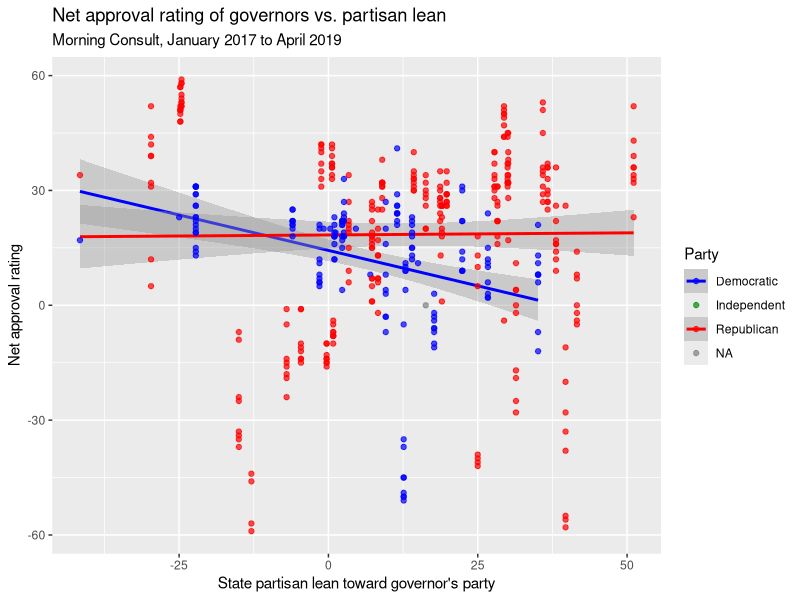
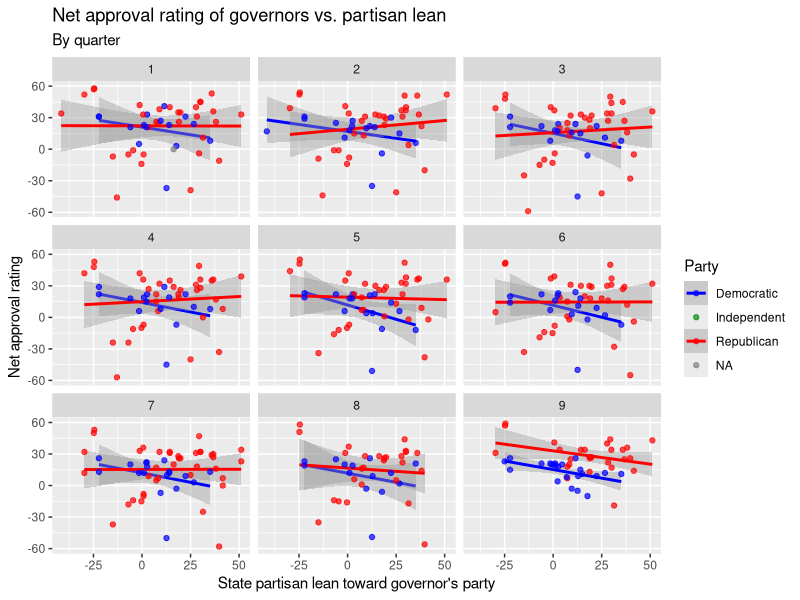
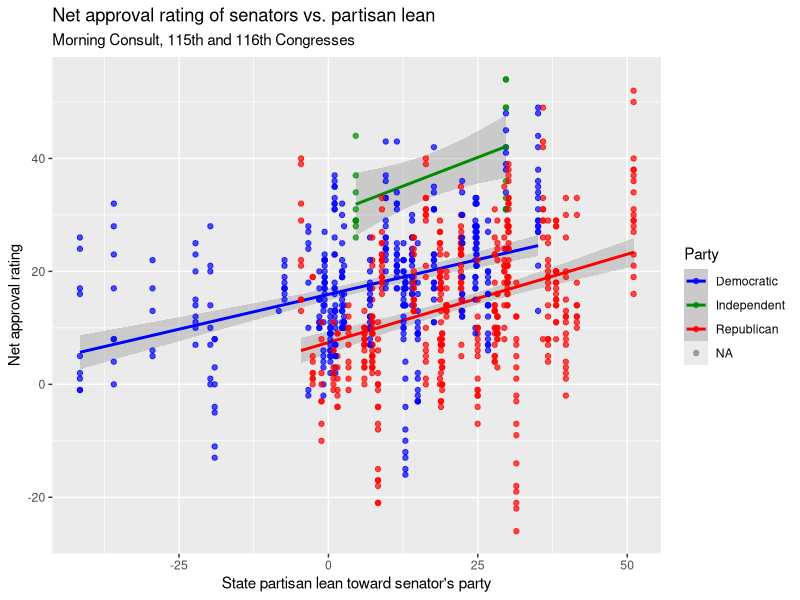
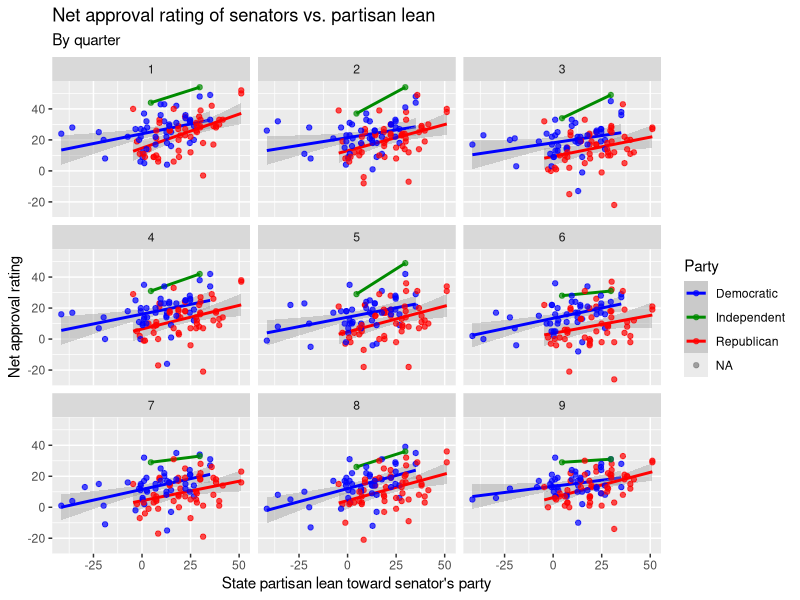

Recreate these plots in R, in order. (Note: this script raises an error after producing the figures.)
library(lme4)
library(tidyverse)

# PARG
parg_data <- read_csv("PARS-PARG/parg_data.csv") %>%
  mutate(net_of_rec = 100*net/(approve + disapprove),
         quarter = round((quarter - as.Date("2017-01-01"))/90))

parg_model <- lm(net~lean+quarter, data = parg_data)
summary(parg_model)

parg_model.int <- lm(net~lean*party, data = parg_data)
summary(parg_model.int)

parg_model <- lm(net_of_rec~lean, data = parg_data)
summary(parg_model)

parg_model.int <- lm(net_of_rec~lean*party, data = parg_data)
summary(parg_model.int)

ggplot(parg_data, aes(x = lean, y = net, col = party)) +
  geom_smooth(method = "lm") +
  geom_point(alpha = 0.7) +
  scale_colour_manual(name = "Party", values = c("D" = "blue", "R" = "red", "I" = "green4"), 
                      labels = c("D" = "Democratic", "R" = "Republican", "I" = "Independent")) +
  labs(title = "Net approval rating of governors vs. partisan lean", subtitle = "Morning Consult, January 2017 to April 2019",
       x = "State partisan lean toward governor's party", y = "Net approval rating")

ggplot(parg_data, aes(x = lean, y = net, col = party)) +
  facet_wrap(~quarter) +
  geom_smooth(method = "lm") +
  geom_point(alpha = 0.7) +
  scale_colour_manual(name = "Party", values = c("D" = "blue", "R" = "red", "I" = "green4"), 
                      labels = c("D" = "Democratic", "R" = "Republican", "I" = "Independent")) +
  labs(title = "Net approval rating of governors vs. partisan lean", subtitle = "By quarter",
       x = "State partisan lean toward governor's party", y = "Net approval rating")

# Random intercepts for governor
parg_model.re <- lmer(net~lean+(1|governor/state), data = parg_data)
summary(parg_model.re)

ranefs_parg <- ranef(parg_model.re)

# PARS
pars_data <- read_csv("PARS-PARG/pars_data.csv") %>%
  mutate(net_of_rec = 100*net/(approve + disapprove),
         quarter = round((quarter - as.Date("2017-01-01"))/90) %>% as.numeric())

pars_model <- lm(net~lean, data = pars_data)
summary(pars_model)

ggplot(pars_data, aes(x = lean, y = net, col = party)) +
  geom_smooth(method = "lm") +
  geom_point(alpha = 0.7) +
  scale_colour_manual(name = "Party", values = c("D" = "blue", "R" = "red", "I" = "green4"), 
                      labels = c("D" = "Democratic", "R" = "Republican", "I" = "Independent")) +
  labs(title = "Net approval rating of senators vs. partisan lean", subtitle = "Morning Consult, 115th and 116th Congresses",
       x = "State partisan lean toward senator's party", y = "Net approval rating")

ggplot(pars_data, aes(x = lean, y = net, col = party)) +
  facet_wrap(~quarter) +
  geom_smooth(method = "lm") +
  geom_point(alpha = 0.7) +
  scale_colour_manual(name = "Party", values = c("D" = "blue", "R" = "red", "I" = "green4"), 
                      labels = c("D" = "Democratic", "R" = "Republican", "I" = "Independent")) +
  labs(title = "Net approval rating of senators vs. partisan lean", subtitle = "By quarter",
       x = "State partisan lean toward senator's party", y = "Net approval rating")

pars_model.re <- lmer(net~lean+quarter+I(quarter^2)+(1|senator), data = pars_data)
summary(pars_model.re)

ranefs_pars <- ranef(pars_model.re)
ranefs_senators <- ranefs_pars$senator
ranefs_senators %>%
  mutate(senator = rownames(ranefs_pars$senator)) %>%
  arrange(desc(`(Intercept)`)) %>%
  left_join(pars_data %>% group_by(senator, party, state) %>% summarise(pars_538 = mean(pars_538, na.rm = TRUE))) %>%
  mutate(PARS = round(`(Intercept)`, 1)) -> pars_re
  dplyr::select(Senator = senator, Party = party, State = state, `StatSheet PARS` = PARS, `538 PARS` = pars_538) 

## Fixed effects (most recent time period)
pars_data_116th <- pars_data %>% filter(quarter == 9)
pars_model.fe <- lm(net~lean, data = pars_data_116th)
residuals(pars_model.fe)

data.frame(Senator = pars_data_116th$senator, 
           Party = pars_data_116th$party, 
           State = pars_data_116th$state,
           PARS_STATSHEET = round(residuals(pars_model.fe), 1),
           pars_538 = pars_data_116th$pars_538) %>%
  arrange(desc(PARS_STATSHEET)) -> pars_fe

cor.test(pars_fe$PARS_STATSHEET, pars_fe$pars_538, method = "spearman")
cor.test(pars_re$PARS, pars_re$pars_538, method = "spearman")

pars_combined <- pars_re %>%
  merge(pars_fe %>% dplyr::select(Senator, PARS_STATSHEET), by.x = "senator", by.y = "Senator", all.x = TRUE)
